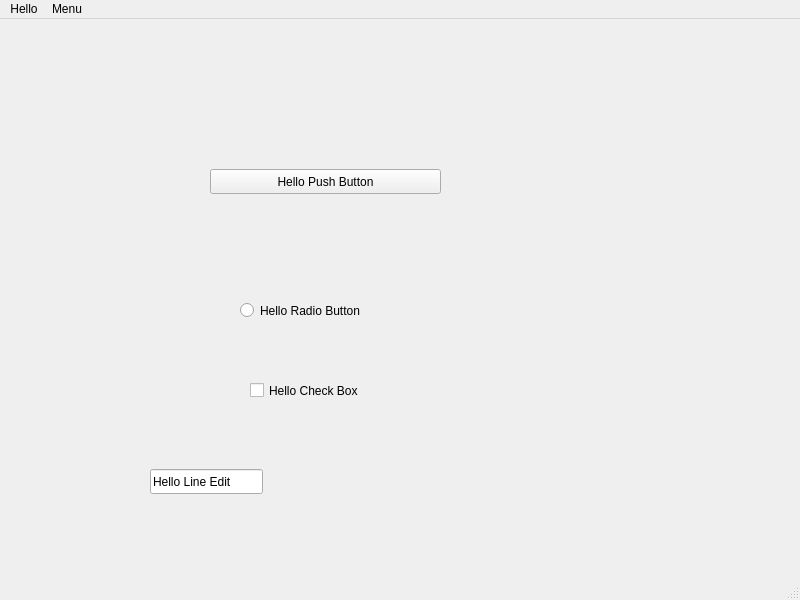
<?xml version="1.0" encoding="UTF-8"?>
<ui version="4.0">
 <class>MainWindow</class>
 <widget class="QMainWindow" name="MainWindow">
  <property name="geometry">
   <rect>
    <x>0</x>
    <y>0</y>
    <width>800</width>
    <height>600</height>
   </rect>
  </property>
  <property name="windowTitle">
   <string>MainWindow</string>
  </property>
  <widget class="QWidget" name="centralwidget">
   <widget class="QPushButton" name="pushButton">
    <property name="geometry">
     <rect>
      <x>210</x>
      <y>150</y>
      <width>231</width>
      <height>25</height>
     </rect>
    </property>
    <property name="text">
     <string>Hello Push Button</string>
    </property>
   </widget>
   <widget class="QRadioButton" name="radioButton">
    <property name="geometry">
     <rect>
      <x>240</x>
      <y>280</y>
      <width>231</width>
      <height>23</height>
     </rect>
    </property>
    <property name="text">
     <string>Hello Radio Button</string>
    </property>
   </widget>
   <widget class="QCheckBox" name="checkBox">
    <property name="geometry">
     <rect>
      <x>250</x>
      <y>360</y>
      <width>231</width>
      <height>23</height>
     </rect>
    </property>
    <property name="text">
     <string>Hello Check Box</string>
    </property>
   </widget>
   <widget class="QLineEdit" name="lineEdit">
    <property name="geometry">
     <rect>
      <x>150</x>
      <y>450</y>
      <width>113</width>
      <height>25</height>
     </rect>
    </property>
    <property name="text">
     <string>Hello Line Edit</string>
    </property>
   </widget>
  </widget>
  <widget class="QMenuBar" name="menubar">
   <property name="geometry">
    <rect>
     <x>0</x>
     <y>0</y>
     <width>800</width>
     <height>22</height>
    </rect>
   </property>
   <widget class="QMenu" name="menuHello">
    <property name="title">
     <string>Hello</string>
    </property>
   </widget>
   <widget class="QMenu" name="menuMenu">
    <property name="title">
     <string>Menu</string>
    </property>
   </widget>
   <addaction name="menuHello"/>
   <addaction name="menuMenu"/>
  </widget>
  <widget class="QStatusBar" name="statusbar"/>
 </widget>
 <resources/>
 <connections/>
</ui>
